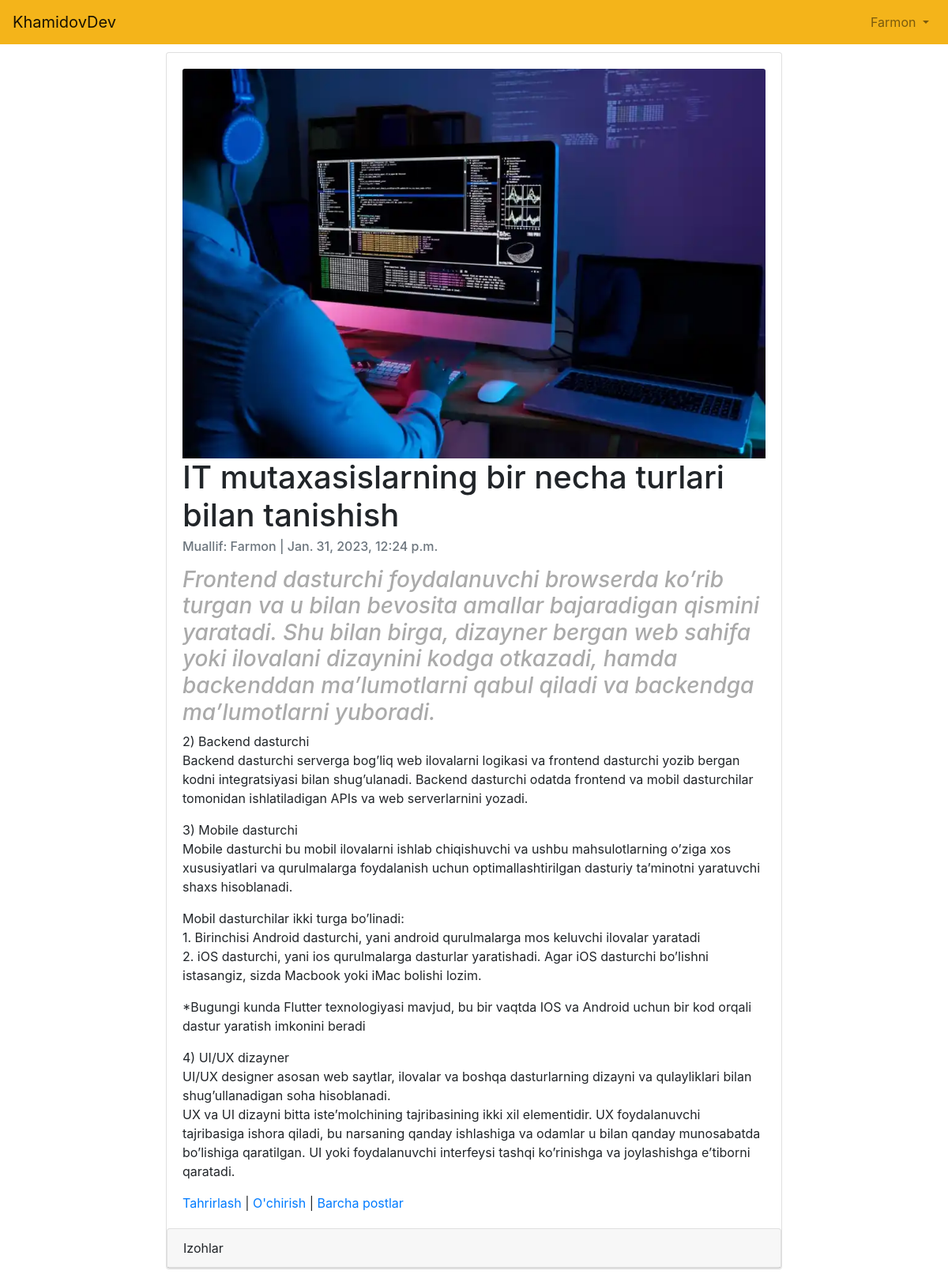
The app's page /articles/5/ (signed in) with its own data.
### blognetwork/models.py (models this page shows)
class CustomUser(AbstractUser):
    age = models.PositiveIntegerField(null=True, blank=True)

### articles/models.py (models this page shows, shortened)
class Articles(models.Model):
    title = models.CharField(max_length=200)
    summary = models.CharField(max_length=200, blank=True)
    body = RichTextField()
    photo = models.ImageField(upload_to='images/', blank=True)
    date = models.DateTimeField(auto_now_add=True)
    author = models.ForeignKey(
        get_user_model(),
        on_delete=models.CASCADE,
    )

### articles/views.py (the view)
# urls.py: path('<int:pk>/', ArticleDetailView.as_view(), name='article_detail'),
class ArticleDetailView(DetailView):
    model = Articles
    template_name = 'article_detail.html'

### templates/article_detail.html (shortened to what this page needs)
{% extends 'base.html' %}
{% block content %}
    <div class="container-fluid">
        <div class="card" >
          <div class="card-body">
              {%  if object.photo %}
                <img class="card-img-top" src="{{ object.photo.url }}" alt="{{ object.title }}">
              {% endif %}
              <h1 class="card-title">{{ object.title }}</h1>
              <h6 class="card-subtitle mb-2 text-muted">Muallif: {{ object.author }} | {{ object.date }}</h6>
              <p class="card-text">{{ object.body | safe}}</p>
              <a href="{% url 'article_edit' articles.pk %}">Tahrirlash</a> |
              <a href="{% url 'article_delete' articles.pk %}">O'chirish</a> |
              <a href="{% url 'article_list' %}">Barcha postlar</a>
          </div>
            <div class="card">
                <div class="card-header">Izohlar</div>
            </div>
        </div>
    </div>
{% endblock content %}

### templates/base.html (shortened to what this page needs)
{% load static %}
<!DOCTYPE html>
<html lang="en">
<head>
    <link rel="stylesheet" href="https://cdn.jsdelivr.net/npm/bootstrap@4.5.3/dist/css/bootstrap.min.css"
>
</head>
<body>
    <nav class="navbar navbar-expand-lg navbar-light" style="background-color: #F4B41A;">
        <a class="navbar-brand" href="{% url 'home' %}">
                KhamidovDev
        </a>
        <div class="collapse navbar-collapse" id="navbarSupportedContent">
            {% if user.is_authenticated %}
            <ul class="navbar-nav ml-auto">
                <li class="nav-item">
                    <a  class="nav-link text-black dropdown-toggle" href="#" id="navbarDropdown" role="button"
                        data-toggle="dropdown" aria-haspopup="true" aria-expanded="false">
                        {{ user.username | title }}
                    </a>
                </li>
            </ul>
            {% else %}
            <form class="form-inline ml-auto">
                <a href="{% url 'login' %}" class="btn btn-outline-light">Kirish</a>
                <a href="{% url 'signup' %}" class="btn btn-primary ml-2">Ro'yxatdan o'tish</a>
            </form>
            {% endif %}
        </div>
    </nav>
    <main>
        <div class="container" style="width: 70%; margin: 10px auto;">
            {% block content %}
            {% endblock content %}
        </div>
    </main>
</body>
</html>

### records on screen
CustomUser: username "Farmon"
Articles: photo (picture), title "IT mutaxasislarning bir necha turlari bilan tanishish", author "Farmon", date "Jan. 31, 2023, 12:24 p.m.", body "Frontend dasturchi foydalanuvchi browserda ko’rib turgan va u bilan bevosita amallar bajaradigan qismini yaratadi. Shu bilan birga, dizayner bergan web sahifa yoki ilovalani dizaynini kodga otkazadi, hamda backenddan ma’lumotlarni qabul qiladi va backendga ma’lumotlarni yuboradi. 2) Backend dasturchi Backend dasturchi serverga bog’liq web ilovalarni logikasi va frontend dasturchi yozib bergan kodni integratsiyasi bilan shug’ulanadi. Backend dasturchi odatda frontend va mobil dasturchilar tomonidan ishlatiladigan APIs va web serverlarnini yozadi. 3) Mobile dasturchi Mobile dasturchi bu mobil ilovalarni ishlab chiqishuvchi va ushbu mahsulotlarning o’ziga xos xususiyatlari va qurulmalarga…"
